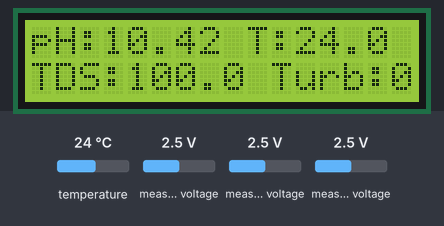
Recording of a sketch running on a simulated ESP8266 (NodeMCU). Parts: 16×2 character LCD. The test bench sets the inputs (shaded band); at power-on: temperature 24 °C, measured voltage 2.5 V. WiFi joins after 1.5 s; servers stay silent unless stated; what the sketch prints to the serial monitor is not drawn.

Above: at 6.6 s.
6.7 s: temperature set to 12 °C
At 8.2 s:
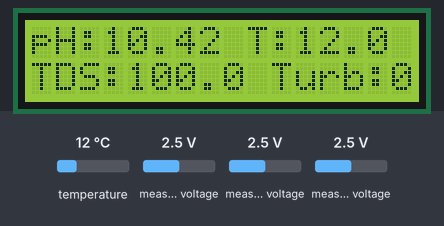
9.3 s: measured voltage (sensor 200) set to 0.1 V
At 12.0 s:
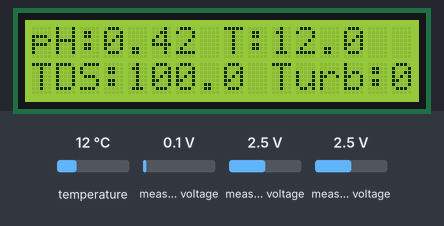
12.5 s: measured voltage (sensor 201) set to 0.1 V
At 13.9 s:
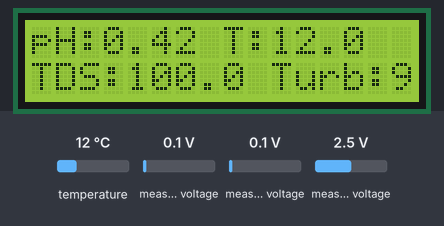
14.9 s: measured voltage (sensor 202) set to 0.1 V
At 17.8 s:
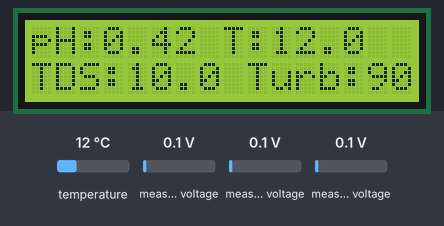
18.1 s: temperature set to 19 °C
At 19.7 s:
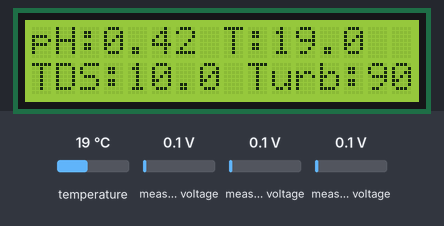
20.4 s: measured voltage (sensor 200) set to 1.2 V
At 23.5 s:
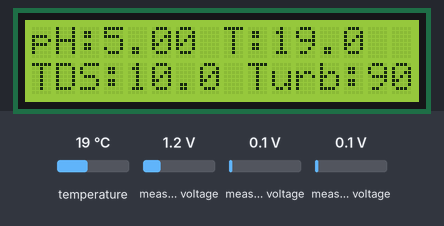
Timing chart, 0 to 24.6 s (numbered marks = the images above; inputs shaded):
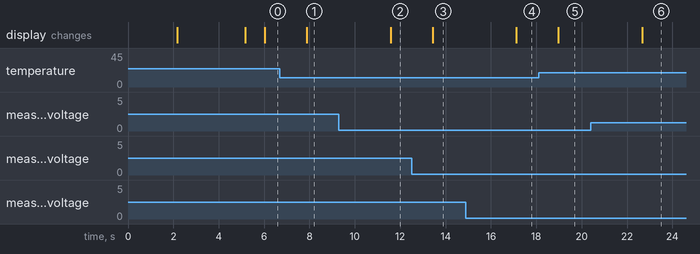

The sketch:

water_quality_monitor.ino
```cpp
#include <Wire.h>
#include <ADS1X15.h>
#include <LiquidCrystal_I2C.h>
#include <ESP8266WiFi.h>
#include <ESPAsyncWebServer.h>
#include <OneWire.h>
#include <DallasTemperature.h>

#define LCD_ADDR 0x27
#define LCD_COLS 16
#define LCD_ROWS 2

#define ONE_WIRE_BUS D8

const char* ssid = "YOUR_WIFI_SSID";
const char* password = "YOUR_WIFI_PASSWORD";

LiquidCrystal_I2C lcd(LCD_ADDR, LCD_COLS, LCD_ROWS);
ADS1115 ads(0x48);
OneWire oneWire(ONE_WIRE_BUS);
DallasTemperature sensors(&oneWire);
AsyncWebServer server(80);
AsyncWebSocket ws("/ws");

float pH, turbidity, tds, temperature;

void notifyClients() {
    String json = "{\"pH\":" + String(pH, 2) +
                  ",\"tds\":" + String(tds, 1) +
                  ",\"turbidity\":" + String(turbidity, 1) +
                  ",\"temperature\":" + String(temperature, 1) + "}";
    ws.textAll(json);
}

void setup() {
    Serial.begin(115200);
    Wire.begin(D2, D1);
    lcd.begin(LCD_COLS, LCD_ROWS);
    lcd.init();
    lcd.backlight();

    lcd.setCursor(0, 0);
    lcd.print("Connecting WiFi");
    WiFi.begin(ssid, password);
    int count = 0;
    while (WiFi.status() != WL_CONNECTED && count < 30) {
        delay(1000);
        count++;
    }
    lcd.clear();
    lcd.setCursor(0, 0);
    lcd.print("WiFi: ");
    lcd.print(WiFi.status() == WL_CONNECTED ? "Connected" : "Failed");
    lcd.setCursor(0, 1);
    lcd.print(WiFi.localIP());
    delay(3000);
    lcd.clear();

    Wire.begin(D3, D4);
    if (!ads.begin()) {
        Serial.println("ADS1115 Init Failed!");
        lcd.setCursor(0, 0);
        lcd.print("ADS Init Failed");
        while (1);
    }

    sensors.begin();

    server.on("/", HTTP_GET, [](AsyncWebServerRequest *request){
        request->send(200, "text/html", R"rawliteral(
        <!DOCTYPE html>
        <html>
        <head>
            <meta name='viewport' content='width=device-width, initial-scale=1'>
            <script src='https://cdn.jsdelivr.net/npm/chart.js'></script>
            <script>
            var ws = new WebSocket("ws://" + window.location.host + "/ws");
            ws.onmessage = function(event) {
                var data = JSON.parse(event.data);
                document.getElementById("pHValue").innerText = data.pH;
                document.getElementById("tdsValue").innerText = data.tds + " ppm";
                document.getElementById("turbValue").innerText = data.turbidity + " NTU";
                document.getElementById("tempValue").innerText = data.temperature + " °C";
            };
            </script>
            <style>
                body { font-family: Arial, sans-serif; text-align: center; background: #121212; color: white; }
                .card { padding: 10px; margin: 10px; background: #222; border-radius: 10px; display: inline-block; width: 150px; }
                .value { font-size: 1.5em; font-weight: bold; }
            </style>
        </head>
        <body>
            <h2>Water Quality Monitoring</h2>
            <div class='card'><h3>pH Level</h3><p class='value' id='pHValue'>--</p></div>
            <div class='card'><h3>TDS</h3><p class='value' id='tdsValue'>--</p></div>
            <div class='card'><h3>Turbidity</h3><p class='value' id='turbValue'>--</p></div>
            <div class='card'><h3>Temperature</h3><p class='value' id='tempValue'>--</p></div>
        </body>
        </html>
        )rawliteral");
    });

    ws.onEvent([](AsyncWebSocket *server, AsyncWebSocketClient *client, AwsEventType type, void *arg, uint8_t *data, size_t len) {
        if (type == WS_EVT_CONNECT) {
            client->text("{\"message\":\"Connected\"}");
        }
    });

    server.addHandler(&ws);
    server.begin();
}

void loop() {
    Wire.begin(D3, D4);
    int16_t phRaw = ads.readADC(0);
    int16_t turbidityRaw = ads.readADC(1);
    int16_t tdsRaw = ads.readADC(2);

    float phVoltage = phRaw * 0.0001875;
    float turbidityVoltage = turbidityRaw * 0.0001875;
    float tdsVoltage = tdsRaw * 0.0001875;

    pH = constrain(4.167 * phVoltage, 0, 14);
    turbidity = constrain((1 - turbidityVoltage) * 100, 0, 100);
    tds = constrain(tdsVoltage * 100, 0, 100);

    sensors.requestTemperatures();
    temperature = constrain(sensors.getTempCByIndex(0), 0, 50);

    Serial.printf("pH: %.2f | TDS: %.1f ppm | Turbidity: %.1f NTU | Temp: %.1f°C\n", pH, tds, turbidity, temperature);

    Wire.begin(D2, D1);
    lcd.clear();
    lcd.setCursor(0, 0);
    lcd.print("pH:"); lcd.print(pH, 2);
    lcd.print(" T:"); lcd.print(temperature, 1);
    lcd.setCursor(0, 1);
    lcd.print("TDS:"); lcd.print(tds, 1);
    lcd.print(" Turb:"); lcd.print(turbidity, 1);

    notifyClients();
    delay(1000);
}
```

Measured:
- after the input at 6.7 s, the display: changes after 1.2 s (image 1)
- after the input at 9.3 s, the display: changes after 2.3 s (image 2)
- after the input at 12.5 s, the display: changes after 0.93 s (image 3)
- after the input at 14.9 s, the display: changes after 2.2 s (image 4)
- after the input at 18.1 s, the display: changes after 0.87 s (image 5)
- after the input at 20.4 s, the display: changes after 2.3 s (image 6)
